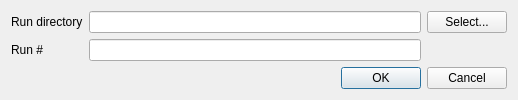
<?xml version="1.0" encoding="UTF-8"?>
<ui version="4.0">
 <class>Dialog</class>
 <widget class="QDialog" name="Dialog">
  <property name="geometry">
   <rect>
    <x>0</x>
    <y>0</y>
    <width>518</width>
    <height>100</height>
   </rect>
  </property>
  <property name="windowTitle">
   <string>Dialog</string>
  </property>
  <layout class="QVBoxLayout" name="verticalLayout_2">
   <item>
    <layout class="QVBoxLayout" name="verticalLayout">
     <item>
      <layout class="QGridLayout" name="gridLayout">
       <item row="0" column="1">
        <widget class="QLineEdit" name="pathLe">
         <property name="maxLength">
          <number>256</number>
         </property>
         <property name="readOnly">
          <bool>true</bool>
         </property>
        </widget>
       </item>
       <item row="1" column="0">
        <widget class="QLabel" name="label_2">
         <property name="text">
          <string>Run #</string>
         </property>
         <property name="buddy">
          <cstring>runLe</cstring>
         </property>
        </widget>
       </item>
       <item row="1" column="1">
        <widget class="QLineEdit" name="runLe">
         <property name="inputMask">
          <string>A9A; </string>
         </property>
         <property name="maxLength">
          <number>3</number>
         </property>
        </widget>
       </item>
       <item row="0" column="0">
        <widget class="QLabel" name="label">
         <property name="text">
          <string>Run directory</string>
         </property>
         <property name="buddy">
          <cstring>pathLe</cstring>
         </property>
        </widget>
       </item>
       <item row="0" column="2">
        <widget class="QPushButton" name="selectPb">
         <property name="text">
          <string>Select...</string>
         </property>
        </widget>
       </item>
       <item row="1" column="2">
        <widget class="QLabel" name="existsLabel">
         <property name="text">
          <string/>
         </property>
        </widget>
       </item>
      </layout>
     </item>
     <item>
      <widget class="QDialogButtonBox" name="buttonBox">
       <property name="orientation">
        <enum>Qt::Horizontal</enum>
       </property>
       <property name="standardButtons">
        <set>QDialogButtonBox::Cancel|QDialogButtonBox::Ok</set>
       </property>
      </widget>
     </item>
    </layout>
   </item>
  </layout>
 </widget>
 <tabstops>
  <tabstop>pathLe</tabstop>
  <tabstop>selectPb</tabstop>
  <tabstop>runLe</tabstop>
  <tabstop>buttonBox</tabstop>
 </tabstops>
 <resources/>
 <connections>
  <connection>
   <sender>buttonBox</sender>
   <signal>accepted()</signal>
   <receiver>Dialog</receiver>
   <slot>accept()</slot>
   <hints>
    <hint type="sourcelabel">
     <x>248</x>
     <y>254</y>
    </hint>
    <hint type="destinationlabel">
     <x>157</x>
     <y>274</y>
    </hint>
   </hints>
  </connection>
  <connection>
   <sender>buttonBox</sender>
   <signal>rejected()</signal>
   <receiver>Dialog</receiver>
   <slot>reject()</slot>
   <hints>
    <hint type="sourcelabel">
     <x>316</x>
     <y>260</y>
    </hint>
    <hint type="destinationlabel">
     <x>286</x>
     <y>274</y>
    </hint>
   </hints>
  </connection>
 </connections>
</ui>
